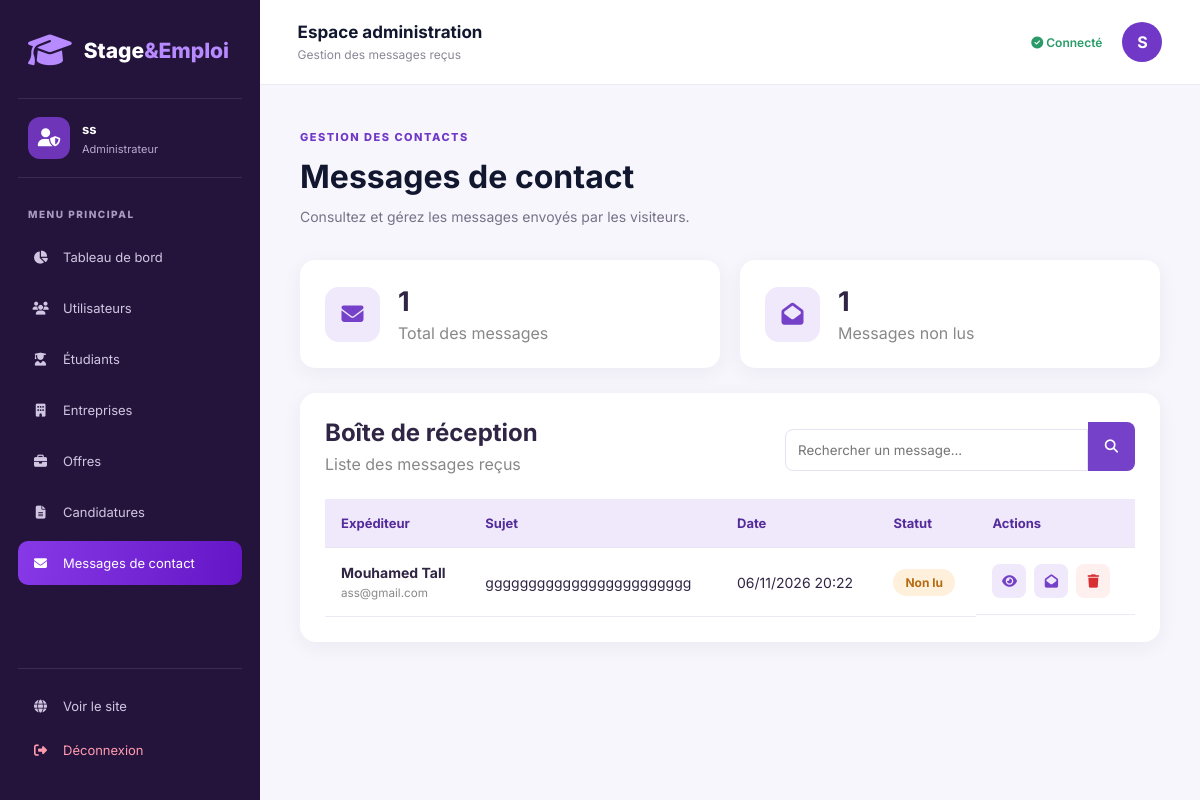
Screenshot of /gestion/messages/ (signed in) with the database file from the repository.
### comptes/models.py (models this page shows, shortened)
class Utilisateur(AbstractUser):
    class Role(models.TextChoices):
        ETUDIANT = 'ETUDIANT', 'Étudiant'
        ENTREPRISE = 'ENTREPRISE', 'Entreprise'
        ADMIN = 'ADMIN', 'Administrateur'
    role = models.CharField(
        max_length=20,
        choices=Role.choices,
        default=Role.ETUDIANT
    )

class Contact(models.Model):
    nom = models.CharField(max_length=150)
    email = models.EmailField()
    sujet = models.CharField(max_length=200)
    message = models.TextField()
    date_envoi = models.DateTimeField(auto_now_add=True)
    lu = models.BooleanField(default=False)
    class Meta:
        ordering = ['-date_envoi']
        verbose_name = 'Message de contact'
        verbose_name_plural = 'Messages de contact'

### comptes/views.py (the view, shortened to what this page needs)
# urls.py: path('gestion/messages/', views.messages_contact, name='messages_contact'),
@login_required
def messages_contact(request):
    if request.user.role != 'ADMIN':
        return redirect('accueil')
    recherche = request.GET.get('recherche', '')
    contacts = Contact.objects.all()
    context = {
        'contacts': contacts,
        'total_messages': Contact.objects.count(),
        'messages_non_lus': Contact.objects.filter(lu=False).count(),
        'recherche': recherche,
    }
    return render(request, 'comptes/messages_contact.html', context)

### comptes/templates/comptes/messages_contact.html (shortened to what this page needs)
{% extends 'comptes/base_admin.html' %}
{% block topbar_description %}
Gestion des messages reçus
{% endblock %}
{% block content %}
<div class="dashboard-header">
    <div>
        <span class="section-tag">GESTION DES CONTACTS</span>
        <h1>Messages de contact</h1>
        <p>Consultez et gérez les messages envoyés par les visiteurs.</p>
    </div>
</div>
<div class="contact-stats">
    <div class="contact-stat-card">
        <i class="fa-solid fa-envelope"></i>
        <div>
            <h3>{{ total_messages }}</h3>
            <p>Total des messages</p>
        </div>
    </div>
    <div class="contact-stat-card">
        <i class="fa-solid fa-envelope-open"></i>
        <div>
            <h3>{{ messages_non_lus }}</h3>
            <p>Messages non lus</p>
        </div>
    </div>
</div>
<section class="contact-admin-panel">
    <div class="contact-admin-heading">
        <div>
            <h2>Boîte de réception</h2>
            <p>Liste des messages reçus</p>
        </div>
        <form method="GET" class="contact-search">
            <input type="text" name="recherche"
                   value="{{ recherche }}"
                   placeholder="Rechercher un message...">
            <button type="submit">
                <i class="fa-solid fa-magnifying-glass"></i>
            </button>
        </form>
    </div>
    <div class="contact-table-wrapper">
        <table class="contact-admin-table">
            <thead>
                <tr>
                    <th>Expéditeur</th>
                    <th>Sujet</th>
                    <th>Date</th>
                    <th>Statut</th>
                    <th>Actions</th>
                </tr>
            </thead>
            <tbody>
                {% for contact in contacts %}
                <tr>
                    <td>
                        <strong>{{ contact.nom }}</strong>
                        <small>{{ contact.email }}</small>
                    </td>
                    <td>{{ contact.sujet }}</td>
                    <td>{{ contact.date_envoi|date:"d/m/Y H:i" }}</td>
                    <td>
                        {% if contact.lu %}
                            <span class="contact-badge read">Lu</span>
                        {% else %}
                            <span class="contact-badge unread">Non lu</span>
                        {% endif %}
                    </td>
                    <td class="contact-actions">
                        <button type="button" class="contact-view-btn"
                            onclick="voirMessage(this)"
                            data-nom="{{ contact.nom|escape }}"
                            data-email="{{ contact.email|escape }}"
                            data-sujet="{{ contact.sujet|escape }}"
                            data-message="{{ contact.message|escape }}"
                            data-date="{{ contact.date_envoi|date:'d/m/Y H:i' }}">
                            <i class="fa-solid fa-eye"></i>
                        </button>
                        <form method="POST">
                            {% if contact.lu %}
                                <input type="hidden" name="action" value="non_lu">
                                <button class="contact-status-btn" title="Marquer non lu">
                                    <i class="fa-solid fa-envelope"></i>
                                </button>
                            {% else %}
                                <button class="contact-status-btn" title="Marquer comme lu">
                                    <i class="fa-solid fa-envelope-open"></i>
                                </button>
                            {% endif %}
                        </form>
                        <form method="POST"
                              onsubmit="return confirm('Supprimer ce message ?');">
                            <button class="contact-delete-btn" title="Supprimer">
                                <i class="fa-solid fa-trash"></i>
                            </button>
                        </form>
                    </td>
                </tr>
                {% endfor %}
            </tbody>
        </table>
    </div>
</section>
{% endblock %}

### comptes/templates/comptes/base_admin.html (shortened to what this page needs)
{% load static %}
<!DOCTYPE html>
<html lang="fr">
<head>
    <link rel="stylesheet" href="{% static 'css/style.css' %}?v=5">
    <link rel="stylesheet"
          href="https://cdnjs.cloudflare.com/ajax/libs/font-awesome/6.5.2/css/all.min.css">
</head>
<body class="admin-dashboard">
    <aside class="admin-sidebar">
        <a href="{% url 'tableau_admin' %}" class="admin-logo">
            <i class="fa-solid fa-graduation-cap"></i>
            <span>Stage<span>&Emploi</span></span>
        </a>
        <div class="admin-profile">
            <div class="admin-avatar">
                <i class="fa-solid fa-user-shield"></i>
            </div>
            <div>
                <strong>{{ user.username }}</strong>
                <small>Administrateur</small>
            </div>
        </div>
        <p class="sidebar-label">MENU PRINCIPAL</p>
        <nav class="admin-menu">
            <a href="{% url 'tableau_admin' %}"
               class="{% if request.resolver_match.url_name == 'tableau_admin' %}active{% endif %}">
                <i class="fa-solid fa-chart-pie"></i>
                Tableau de bord
            </a>
            <a href="{% url 'gestion_utilisateurs' %}"
            class="{% if request.resolver_match.url_name == 'gestion_utilisateurs' %}active{% endif %}">
                <i class="fa-solid fa-users"></i>
                Utilisateurs
            </a>
            <a href="{% url 'gestion_etudiants' %}"
            class="{% if request.resolver_match.url_name == 'gestion_etudiants' %}active{% endif %}">
                <i class="fa-solid fa-user-graduate"></i>
                Étudiants
            </a>
            <a href="{% url 'gestion_entreprises' %}"
            class="{% if request.resolver_match.url_name == 'gestion_entreprises' %}active{% endif %}">
                <i class="fa-solid fa-building"></i>
                Entreprises
            </a>
            <a href="{% url 'gestion_offres' %}"
            class="{% if request.resolver_match.url_name == 'gestion_offres' %}active{% endif %}">
                <i class="fa-solid fa-briefcase"></i>
                Offres
            </a>
            <a href="{% url 'gestion_candidatures' %}"
            class="{% if request.resolver_match.url_name == 'gestion_candidatures' %}active{% endif %}">
                <i class="fa-solid fa-file-lines"></i> Candidatures
            </a>
            <a href="{% url 'messages_contact' %}"
               class="{% if request.resolver_match.url_name == 'messages_contact' %}active{% endif %}">
                <i class="fa-solid fa-envelope"></i>
                Messages de contact
            </a>
        </nav>
        <div class="sidebar-bottom">
            <a href="{% url 'accueil' %}">
                <i class="fa-solid fa-globe"></i>
                Voir le site
            </a>
            <a href="{% url 'deconnexion' %}" class="logout-link">
                <i class="fa-solid fa-right-from-bracket"></i>
                Déconnexion
            </a>
        </div>
    </aside>
    <div class="admin-main">
        <header class="admin-topbar">
            <div>
                <h2>Espace administration</h2>
                <p>{% block topbar_description %}Gestion de la plateforme Stage&Emploi{% endblock %}</p>
            </div>
            <div class="admin-topbar-right">
                <span>
                    <i class="fa-solid fa-circle-check"></i>
                    Connecté
                </span>
                <div class="topbar-avatar">
                    {{ user.username|first|upper }}
                </div>
            </div>
        </header>
        <main class="admin-content">
            {% block content %}
            {% endblock %}
        </main>
    </div>
</body>
</html>

### rows the page displays
Utilisateur: username "ss", username|first "S"
Contact: nom "Mouhamed Tall", email "ass@gmail.com", sujet "gggggggggggggggggggggggg", date_envoi "06/11/2026 20:22", lu "Non lu"

### other values shown
{{ total_messages }} "1"
{{ messages_non_lus }} "1"
